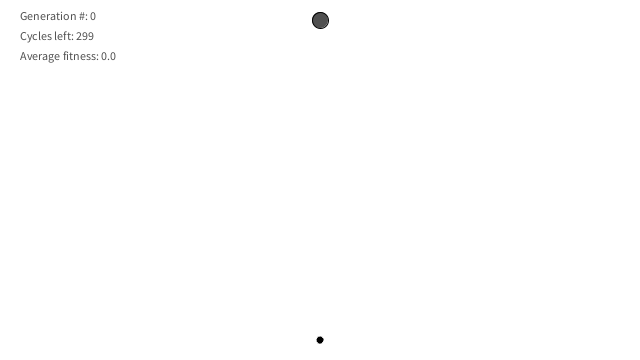
Frame 1 (no input)
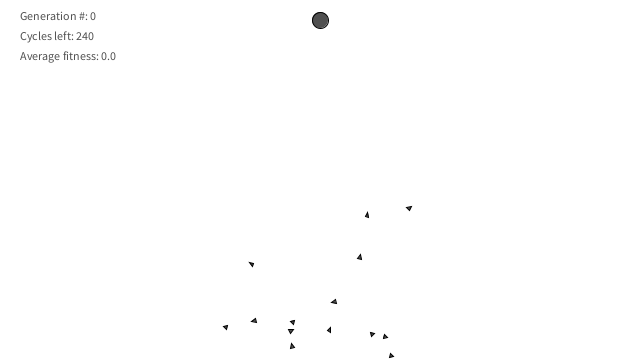
Frame 60 (the mouse pressed at the canvas centre just before this capture)
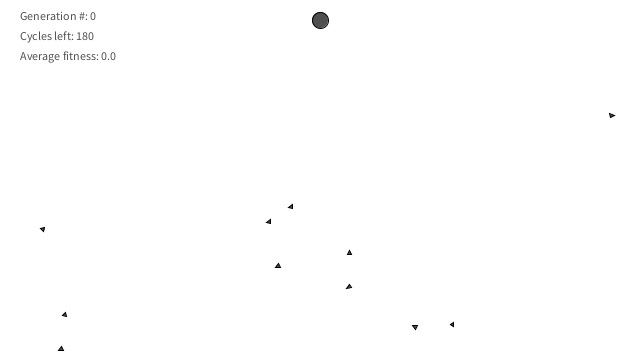
Frame 120 (the mouse held since frame 60 and released just before this capture)

The Processing sketch that drew these frames (run headless with seeded random() and noise(); from frame 60 on, the mouse is pressed at the canvas centre):

// Processing sketch: SmartRocketsv1
// ── SmartRocketsv1.pde
Population population;

void setup() {
  size(640, 360);
  population = new Population(0.05, 1, 300, 20, new PVector(width/2, 20), new PVector(width/2, height-20));
}


void draw() {
  background(255);
  population.run();
  text("Generation #: " + population.generations,20, 20);
  text("Cycles left: " + (population.lifetime - population.current_time), 20, 40);
  text("Average fitness: " + population.avgfit, 20,60); 
 
   rectMode(CENTER);
   ellipse(population.target.x, population.target.y, 16,16);
}
// ── Classes.pde
class DNA {
  PVector[] genes;
  float maxforce;
  float fitness;

  void fitness(PVector location, PVector target, float max_distance) {
      float dist = PVector.dist(location, target); 
      float max_dist = sqrt(width * width + height * height);
      fitness = 1 - dist/max_dist;
      fitness = fitness * fitness * fitness;
  }

  DNA(int num, float maxforce) {
    genes = new PVector[num];
    for (int i = 0; i<genes.length; i++) {
      genes[i] = PVector.random2D();
      genes[i].mult(random(0, maxforce));
    }
  }

  DNA crossover(DNA partner) {
    DNA dna = new DNA(min(genes.length, partner.genes.length), (maxforce + partner.maxforce)/2);

    int crossoverpoint = int(random(dna.genes.length));
    for (int i = 0; i < dna.genes.length; i++) {
      if (i <= crossoverpoint) dna.genes[i] = genes[i];
      else dna.genes[i] = partner.genes[i];
    }

    return dna;
  }

  void mutate(float mutation_rate) {
    for (int i = 0; i<genes.length; i++) {
      if (random(1) <= mutation_rate) {
        genes[i] = PVector.random2D();;
        genes[i].mult(random(0, maxforce));  
    }
    }
  }
}

/*
  if(location.x > width || location.x < 0 || location.y > height || location.y < 0)
 isAlive = false;
 */
class Rocket {
  PVector location;
  PVector velocity;
  PVector acceleration;
  float mass;
  DNA dna;
  int geneCounter = 0;
  float startX, startY;

  Rocket(float x, float y, DNA dna, float mass) {
    location = new PVector(x, y);
    this.velocity = new PVector();
    this.acceleration = new PVector();
    this.dna = dna;
    this.mass = mass;
    startX = x;
    startY = y;
  }


  void applyForce(PVector f) {
    PVector force = f.copy();
    force.div(mass);
    acceleration.add(force);
  }

  void update() {

    velocity.add(acceleration);
    location.add(velocity);
    acceleration.mult(0);
  }

  Rocket crossover(Rocket partner) {
    DNA offspring = dna.crossover(partner.dna);
    Rocket child = new Rocket(startX, startY, offspring, (mass + partner.mass)/2);
    return child;
  }



  void display() {
    fill(0, 175);
    stroke(0);
    float theta = velocity.heading();

    pushMatrix();
    translate(location.x, location.y);
    rotate(theta);
    triangle(-mass, mass, -mass, -mass, mass, 0);

    popMatrix();
  }

  void run() {
    applyForce(dna.genes[geneCounter]);
    geneCounter++;
    update();
    display();
}
}


class Population {
  float mutationRate;
  Rocket[] population;
  PVector target;
  PVector start;
  ArrayList<Rocket> matingPool;
  int generations = 0;
  int current_time = 0;
  float maxforce;
  int lifetime;
  float avgfit = 0;

  Population(float mutationRate, float maxforce, int lifetime, int population_size, PVector target, PVector start) {
   this.mutationRate = mutationRate;
   this.maxforce = maxforce;
   this.lifetime = lifetime;
   population = new Rocket[population_size];
   this.target = target.copy();
   this.start = start.copy();
   
   for(int i = 0; i <population.length; i++) {
    population[i] =new Rocket(start.x, start.y, new DNA(lifetime, maxforce), 2); 
   }
  }

  void fitness() {
    float distance = PVector.dist(target, start);
    float summation = 0;
    for (int i = 0; i<population.length; i++) {
      population[i].dna.fitness(population[i].location, target, distance);
    summation += population[i].dna.fitness;
  }
  avgfit = summation/population.length;
}
  void selection() {
    matingPool = new ArrayList<Rocket>();
    for (int i = 0; i<population.length; i++) {
      int n = (int)(population[i].dna.fitness * 100);
      
      for (int j =0; j< n; j++) {
        matingPool.add(population[i]);
      }
    }
  }

  void reproduction() {
    float size = matingPool.size();
    for (int i = 0; i <population.length; i++) {
      
      int a = int(random(size));
      int b = int(random(size));
     
      Rocket parentA = matingPool.get(a);
      Rocket parentB = matingPool.get(b);
      Rocket child = parentA.crossover(parentB);
      population[i] = child;
      population[i].dna.mutate(mutationRate);
    }
  }

  void live() {
    current_time++;
    for (int i =0; i<population.length; i++) population[i].run();
  }

  void evolve() {
    generations++;
        fitness();
    selection();
    reproduction();
  }
  
  void run() {
   live();
   if(current_time >= lifetime) {
    current_time = 0;
    evolve();
   }
  }
}
